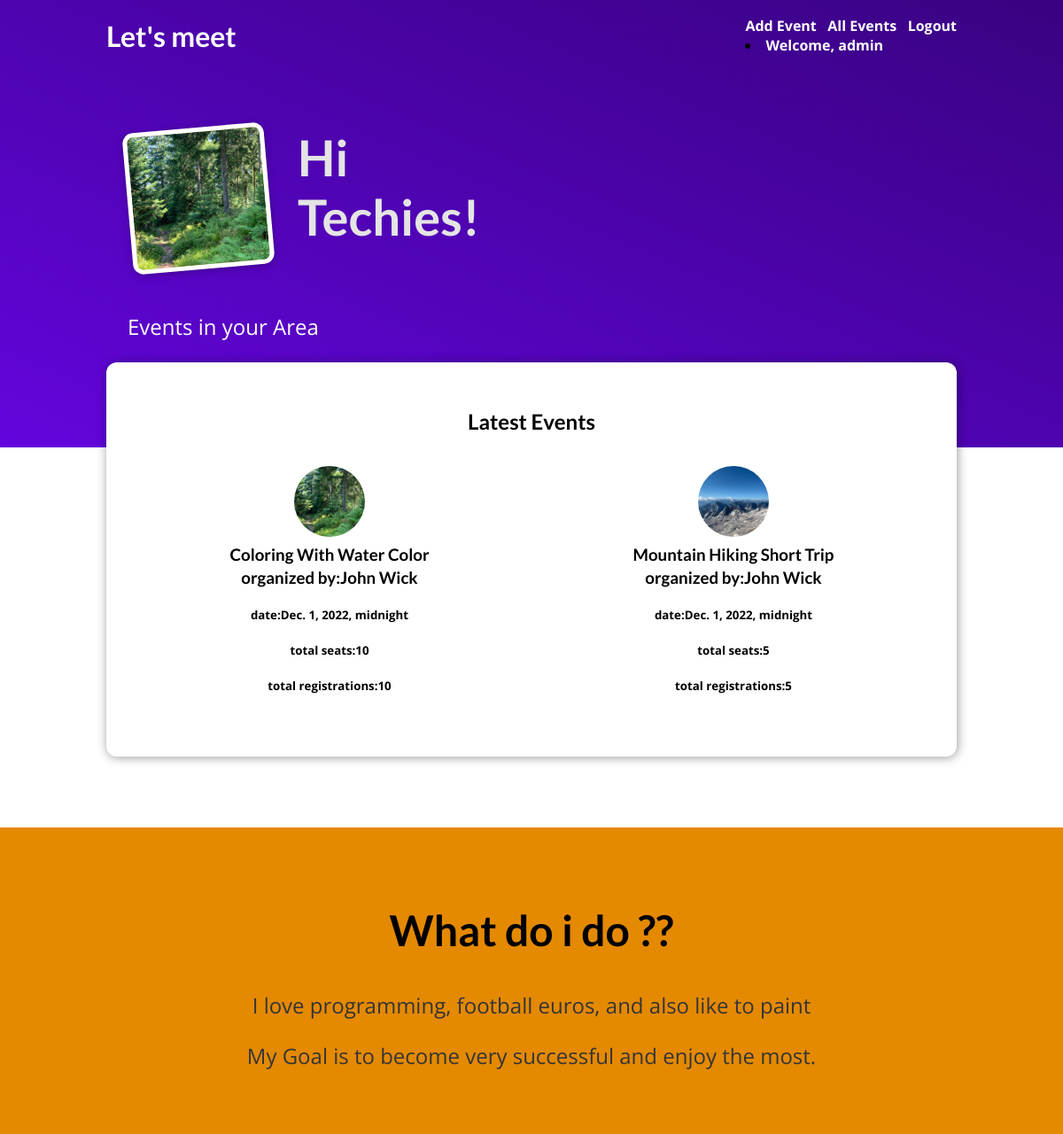
The app's page / (signed in) with its own data.
### blog/models.py (models this page shows, shortened)
class Post(models.Model):
    title = models.CharField(max_length=200)
    summary = models.CharField(max_length=300)
    image = models.CharField(max_length=100)
    date= models.DateTimeField()
    content = models.TextField(validators=[MinLengthValidator(50)])
    slug = models.SlugField(db_index=True, unique=True)
    author = models.ForeignKey(Author, on_delete=models.SET_NULL, null=True, related_name="posts")
    tags = models.ManyToManyField(Tag)
    category=models.CharField(max_length=100,default='fun')
    venue=models.CharField(max_length=100,default="none")
    total_seats=models.IntegerField(default=10)

class Author(models.Model):
    first_name = models.CharField(max_length=100)
    last_name = models.CharField(max_length=100)
    email_address = models.EmailField()
    def __str__(self):
        return "{} {}".format(self.first_name, self.last_name)

### blog/views.py (the view)
# urls.py: path("", views.StartingPageView.as_view(), name="starting-page"),
class StartingPageView(TemplateView):
    template_name = "blog/index.html"
    def get_context_data(self, **kwargs):
        latest = Post.objects.all().order_by('-date') [:2]
        context = super().get_context_data(**kwargs)
        context ["posts"] = latest
        return context

### blog/templates/blog/index.html (shortened to what this page needs)
{% extends 'base.html' %}
{% load static %}
{% block css_files %}
<link rel="stylesheet" href="{% static 'blog/index.css' %}"/>
<link rel="stylesheet" href="{% static 'blog/posts.css' %}" />
{% endblock css_files %}
{% block content %}
<section id="welcome">
    <header>
        <img src="{% static 'blog/images/woods.jpg' %}" alt="name of the blog"/>
        <h2>Hi Techies!</h2>
    </header>
    <p>Events in your Area</p>
</section>
<section id="latest-posts">
    <h2>Latest Events</h2>
    <ul>
        {% for post in posts %}
            {% include 'blog/includes/post_summary.html' with post=post %}
        {% endfor %}
    </ul>
</section>
<section id="about">
    <h2>What do i do ??</h2>
    <p>
        I love programming, football euros, and also like to paint
    </p>
    <p>
        My Goal is to become very successful and enjoy the most.
    </p>
</section>
{% endblock content %}

### templates/base.html (shortened to what this page needs)
{% load static %}
<!DOCTYPE html>
<html lang="en">
<head>
    <link rel="stylesheet" href="{% static 'app.css' %}"/>
    {% block css_files %}{% endblock css_files %}
</head>
<body>
<header id="main-navigation">
    <h1><a href="{% url 'starting-page' %}">Let's meet</a></h1>
    <nav>
        <a href="{% url 'add-post' %}">Add Event &nbsp; </a>
        <a href="{% url 'all-posts' %}">All Events &nbsp; </a>
        {% if user.is_authenticated %}
        <a href="{% url 'logout' %}">Logout</a>
        <li class="nav-item">
        <a class="nav-link" href="#">Welcome, {{user.username}}</a>
      </li>
        {% else %}
        <a class="nav-link" href="/login">Login</a>
        {% endif %}
    </nav>
</header>
{% block content %}
{% endblock content %}
</body>
</html>

### blog/templates/blog/includes/post_summary.html
{% load static %}
 <li>
    <article class="post">
    <a href="{% url 'selected-post' post.slug %}">
        <img src="{% static 'blog/images/'|add:post.image %}" alt="{{ post.title }}"/>
        <div class="post__content">
            <h3>{{ post.title|title }}</h3>
            <h3>organized by:{{ post.author}}</h3>
            <h5>date:{{ post.date }}</h5>
            <h5>total seats:{{post.total_seats }}</h5>
            <h5>total registrations:{{post.total_seats }}</h5>
        </div>
    </a>
    </article>
</li>

### static/app.css (style rules this page uses)
* { box-sizing: border-box; }
html { font-family: 'Open Sans', 'Lato', sans-serif; }
body { margin: 0; }
h1, h2, h3 { font-family: 'Lato', sans-serif; font-weight: bold; }
#main-navigation { width: 100%; height: 5rem; display: flex; justify-content: space-between; align-items: center; padding: 0 10%; position: absolute; top: 0; left: 0; }
#main-navigation a { text-decoration: none; color: white; font-weight: bold; }

### blog/static/blog/index.css (style rules this page uses)
#welcome { background: linear-gradient(to right top, #6305dd, #390281); padding: 6rem 12%; }
#welcome header { display: flex; align-items: flex-start; margin: 3rem auto; }
#welcome img { width: 10rem; height: 10rem; object-fit: cover; object-position: top; border: 5px solid white; border-radius: 12px; background-color: #ffe1bf; transform: rotateZ(-5deg); box-shadow: 0 2px 8px rgba(0, 0, 0, 0.25); }
#welcome h2 { font-size: 3.5rem; margin: 0 0 0 2rem; color: #e4e4e4; width: 10rem; }
#welcome p { color: white; font-size: 1.5rem; }
#latest-posts { background-color: white; padding: 2rem; border-radius: 12px; width: 60rem; margin: -6rem auto 2rem auto; box-shadow: 1px 1px 12px rgba(0, 0, 0, 0.4); }
#latest-posts h2 { text-align: center; }
#latest-posts ul { list-style: none; margin: 0; padding: 0; display: flex; gap: 1rem; }
#latest-posts li { flex: 1; }
#about { text-align: center; padding: 3rem; background-color: #e48900; margin-top: 5rem; }
#about h2 { font-size: 3rem; }
#about p { font-size: 1.5rem; color: #353535; }

### blog/static/blog/posts.css (style rules this page uses)
.post { display: flex; flex-direction: column; align-items: center; text-align: center; }
.post a { text-decoration: none; color: black; transition: all 0.2s ease; padding: 1rem; }
.post img { width: 5rem; height: 5rem; object-fit: cover; border-radius: 50%; }
.post h3 { margin: 0.25rem 0; }

### records on screen
Post: image (picture), title "Coloring With Water Color", author "John Wick", date "Dec. 1, 2022, midnight", total_seats "10"
Post: image (picture), title "Mountain Hiking Short Trip", author "John Wick", date "Dec. 1, 2022, midnight", total_seats "5"

### other values on screen
{{ user.username }} "admin"
